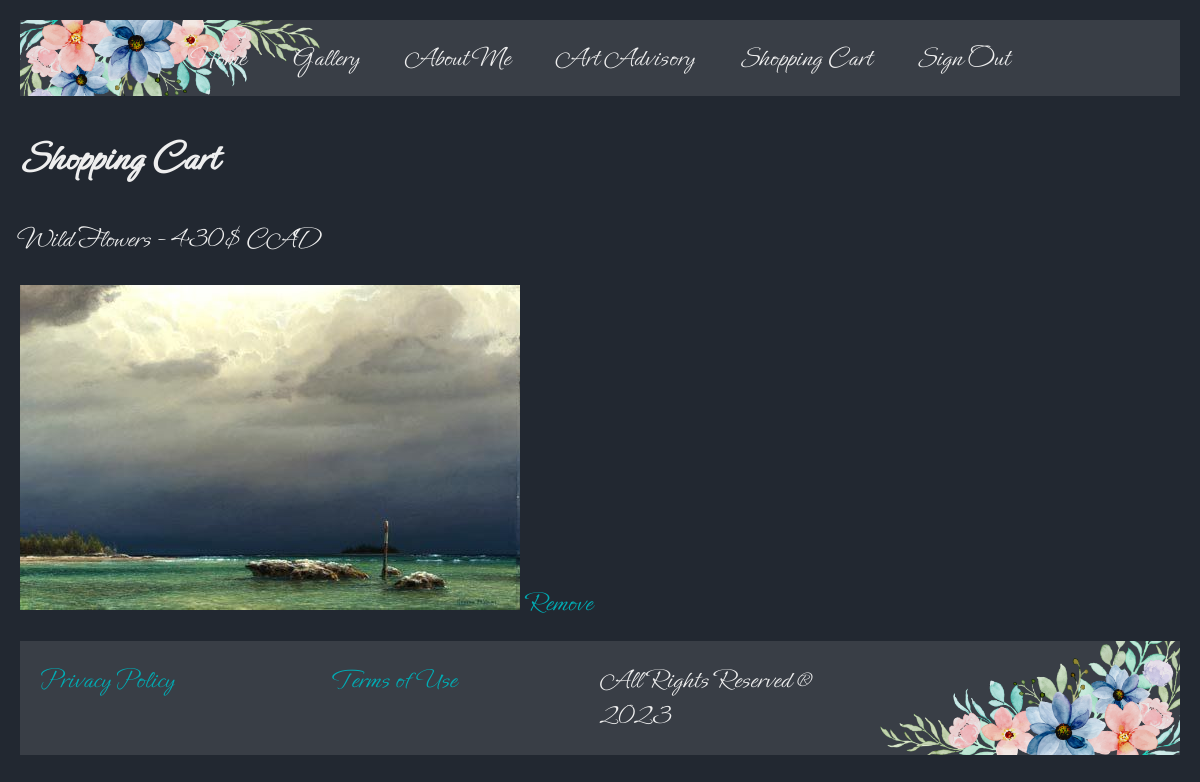
The app's page /shopping-cart (signed in) with its own data.
### fiona/models/paintings.py (models this page shows, shortened)
class Painting(db.Model):
    __tablename__ = 'paintings'
    id                  = Column(Integer, primary_key=True, autoincrement=True)
    name                = Column(String(128), unique=True, nullable=False)
    description         = Column(Text, nullable=False)
    width               = Column(Integer, nullable=False)
    height              = Column(Integer, nullable=False)
    price               = Column(String(64), nullable=False)
    url                 = Column(String(256), nullable=False, unique=True)
    is_carousel_item    = Column(Boolean, nullable=False, default=False)
    is_sold             = Column(Boolean, nullable=False, default=False)

### fiona/routes.py (the view)
@app.route('/shopping-cart')
def shopping_cart():
    if not 'user_id' in session:
        flash('Sign in to continue.', Flash_Messages.info)
        return redirect(url_for('sign_in'))
    else:
        website = Website.query.first()
        title = website.name + ' | Shopping Cart'
        user_id = session['user_id']
        shopping_cart_items = Shopping_Cart_Item.query.filter_by(user_id=user_id).all()
        paintings = []
        for item in shopping_cart_items:
            painting = Painting.query.filter_by(id = item.painting_id).first()
            paintings.append(painting)
        return render_template('shopping_cart.html', website=website, title=title, paintings=paintings)

### fiona/templates/shopping_cart.html
{% extends 'layouts/default.html' %}
{% block content %}
<h2>Shopping Cart</h2>
{% for painting in paintings %}
    <div class="shopping-cart-item">
        <p>{{painting.name}} - {{painting.price}}$ CAD</p>
        <img src="{{painting.url}}" alt="painting.name">
        <a href="remove-from-cart?painting_id={{painting.id}}" data-painting-id="{{painting.id}}" class="remove-from-cart">Remove</a>
    </div>
{% endfor %}
{% endblock %}

### fiona/static/css/main.css (style rules this page uses)
:root { --background-color: #222831; --element-color: #393E46; --highlight-color: #00ADB5; --text-color: #EEEEEE; --default-font-size: 28px; --smaller-font-size: 26px; --default-margin: 20px 20px 0 20px; }
body { margin: 0; padding: 0; box-sizing: border-box; background-color: var(--background-color); font-family: 'primary-font'; color: var(--text-color); font-size: var(--default-font-size); }
a { text-decoration: none; color: var(--highlight-color); transition: .5s; }

### records on screen
Painting: name "Wild Flowers", price "430", url (picture)
